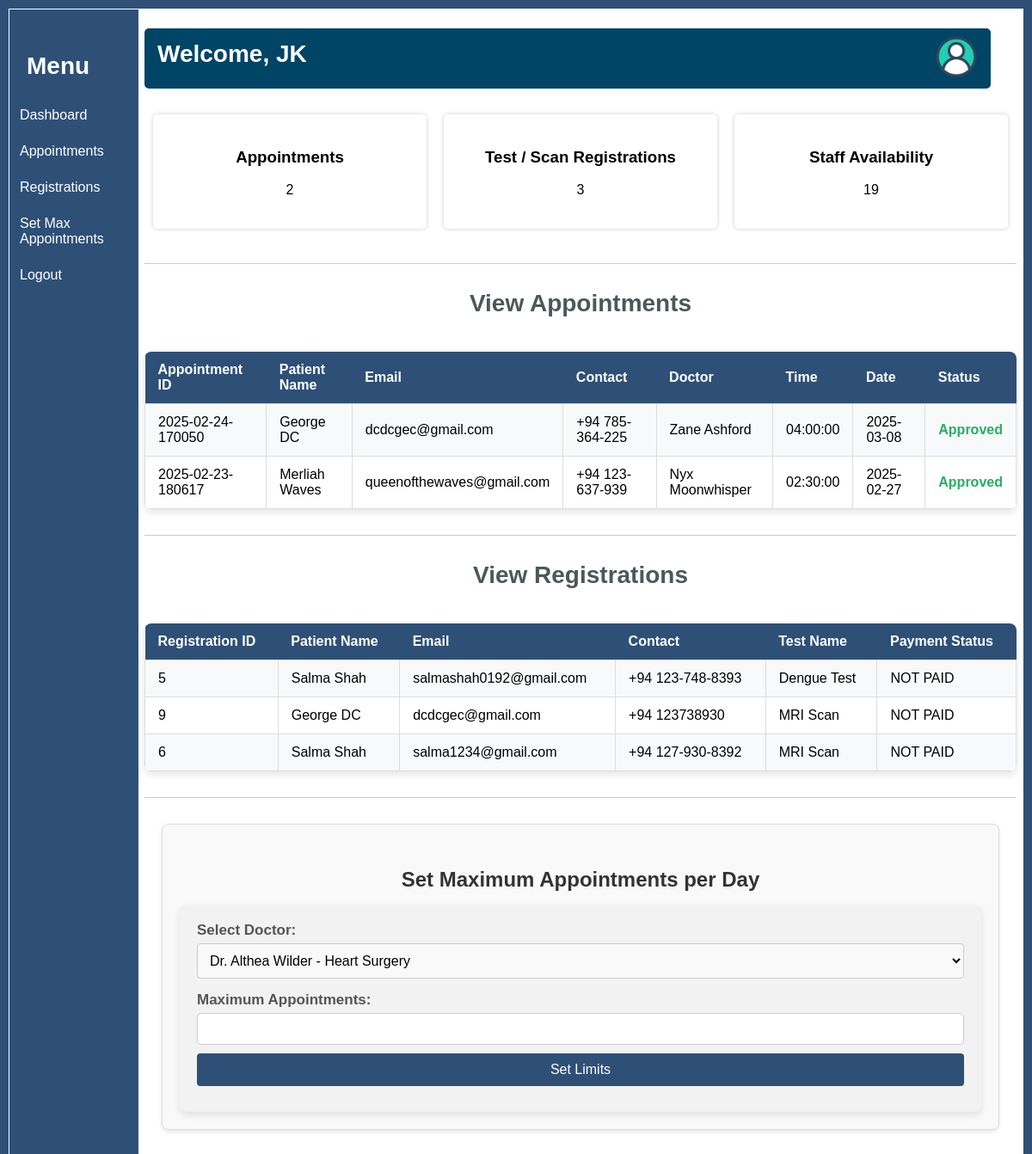
Page /staff_panel.php (signed in) on the committed database.
### tables this page shows
CREATE TABLE IF NOT EXISTS `appointments` (
  `appointment_id` int NOT NULL AUTO_INCREMENT,
  `patient_name` varchar(100) NOT NULL,
  `patient_contact` varchar(20) DEFAULT NULL,
  `doctor_id` int NOT NULL,
  `appointment_time` time NOT NULL,
  `appointment_date` date NOT NULL,
  `appointment_status` enum('Pending','Approved','Cancelled') DEFAULT 'Pending',
  `patient_email` varchar(100) NOT NULL,
  `booking_id` varchar(20) DEFAULT NULL,
  PRIMARY KEY (`appointment_id`),
  UNIQUE KEY `booking_id` (`booking_id`),
  KEY `doctor_id` (`doctor_id`)
);

CREATE TABLE IF NOT EXISTS `medical_staff` (
  `staff_id` int NOT NULL AUTO_INCREMENT,
  `name` varchar(100) NOT NULL,
  `email` varchar(100) NOT NULL,
  `contact_number` varchar(20) NOT NULL,
  `role` enum('Doctor','Nurse','Physician','Pharmacist','Technician','Receptionist','Other') NOT NULL,
  `department` varchar(100) NOT NULL,
  `specialty` varchar(100) DEFAULT NULL,
  `qualifications` text NOT NULL,
  `shift_schedule` text NOT NULL,
  `created_at` timestamp NULL DEFAULT CURRENT_TIMESTAMP,
  PRIMARY KEY (`staff_id`),
  UNIQUE KEY `email` (`email`)
);

CREATE TABLE IF NOT EXISTS `registrations` (
  `registration_id` int NOT NULL AUTO_INCREMENT,
  `patient_name` varchar(255) NOT NULL,
  `patient_contact` varchar(20) NOT NULL,
  `patient_email` varchar(255) NOT NULL,
  `total_cost` decimal(10,2) NOT NULL,
  `test_id` int NOT NULL,
  `registration_date` date NOT NULL,
  `status` enum('Pending','Registered','Cancelled') NOT NULL DEFAULT 'Pending',
  PRIMARY KEY (`registration_id`),
  KEY `test_id` (`test_id`)
);

CREATE TABLE IF NOT EXISTS `tests` (
  `test_id` int NOT NULL AUTO_INCREMENT,
  `name` varchar(100) NOT NULL,
  `description` text,
  `price` decimal(10,2) NOT NULL,
  `duration` time DEFAULT NULL,
  `max_registrations` int NOT NULL,
  PRIMARY KEY (`test_id`)
);

### staff_panel.php (the view, shortened to what this page needs)
<?php
$user = $_SESSION['user'];
$role = $_SESSION['role'];
include('connection.php');
$sqlDoctors = "SELECT staff_id, name, specialty FROM medical_staff WHERE role = 'Doctor' ORDER BY name";
$resultDoctors = mysqli_query($connection, $sqlDoctors);
$appointmentQuery = "SELECT a.booking_id, a.patient_name, a.patient_email, a.patient_contact,
                            m.name AS doctor_name, a.appointment_time, a.appointment_date, a.appointment_status
                     FROM appointments a
                     JOIN medical_staff m ON a.doctor_id = m.staff_id";
$appointments = mysqli_query($connection, $appointmentQuery);
$registrationQuery = "SELECT r.registration_id, r.patient_name, r.patient_email, r.patient_contact,
                             t.name,
                             CASE
                                 WHEN op.registration_id IS NOT NULL THEN 'PAID ONLINE'
                                 ELSE 'NOT PAID'
                             END AS payment_status
                      FROM registrations r
                      LEFT JOIN tests t ON r.test_id = t.test_id
                      LEFT JOIN online_payments op ON r.registration_id = op.registration_id";
$registrations = mysqli_query($connection, $registrationQuery);
$staffSchedule = "SELECT COUNT(*) AS count FROM medical_staff WHERE shift_schedule = '9:00 AM - 5:00 PM'";
$availableStaff = $connection->query($staffSchedule);
$staffCount = $availableStaff->fetch_assoc()['count'];
?>
<!DOCTYPE html>
<html lang="en">
<head>
    <link rel="stylesheet" type="text/css" href="stylesheet.css">
</head>
<body class="panel-body">
    <div class="menu-bar">
        <h2>Menu</h2>
        <ul>
            <li><a href="#dashboard">Dashboard</a></li>
            <li><a href="#dashboard">Appointments</a></li>
            <li><a href="#registrations">Registrations</a></li>
            <?php if ($role === 'Receptionist') { ?>
            <li><a href="#setAppointments">Set Max Appointments</a></li>
            <?php } ?>
            <li><a href="staff_logout.php">Logout</a></li>
        </ul>
    </div>
    <div class="main-content">
        <div id="dashboard">
            <div class="panel-bar">
                <h2>Welcome, <?php echo htmlspecialchars($user); ?></h2>
                <div class="profile">
                    <img src="resources/profile_icon.png" alt="Profile">
                </div>
            </div>
            <div class="cards">
            <div class="card"><h3>Appointments</h3>
            <p><?php echo mysqli_num_rows($appointments); ?></p></div>
            <div class="card"><h3>Test / Scan Registrations</h3>
            <p><?php echo mysqli_num_rows($registrations); ?></p></div>
            <div class="card"><h3>Staff Availability</h3>
            <?php echo $staffCount;?></div>
</div>
        <hr>
     <div id="appointments">
    <h2>View Appointments</h2>
    <table class="appointment-table">
        <tr>
            <th>Appointment ID</th>
            <th>Patient Name</th>
            <th>Email</th>
            <th>Contact</th>
            <th>Doctor</th>
            <th>Time</th>
            <th>Date</th>
            <th>Status</th>
        </tr>
        <?php while ($row = mysqli_fetch_assoc($appointments)) { ?>
        <tr>
        <td><?php echo $row['booking_id']; ?></td>
            <td><?php echo $row['patient_name']; ?></td>
            <td><?php echo $row['patient_email']; ?></td>
            <td><?php echo $row['patient_contact']; ?></td>
            <td><?php echo $row['doctor_name']; ?></td>
            <td><?php echo $row['appointment_time']; ?></td>
            <td><?php echo $row['appointment_date']; ?></td>
            <td class="status-<?php echo strtolower($row['appointment_status']); ?>">
                <?php echo $row['appointment_status']; ?>
            </td>
        </tr>
        <?php } ?>
    </table>
</div>
<hr>
 <div id="registrations">
    <h2>View Registrations</h2>
    <table class="appointment-table">
    <tr>
        <th>Registration ID</th>
        <th>Patient Name</th>
        <th>Email</th>
        <th>Contact</th>
        <th>Test Name</th>
        <th>Payment Status</th>
    </tr>
    <?php while ($row = mysqli_fetch_assoc($registrations)) { ?>
        <tr>
            <td><?php echo $row['registration_id']; ?></td>
            <td><?php echo $row['patient_name']; ?></td>
            <td><?php echo $row['patient_email']; ?></td>
            <td><?php echo $row['patient_contact']; ?></td>
            <td><?php echo $row['name']; ?></td>
            <td><?php echo $row['payment_status']; ?></td>
        </tr>
    <?php } ?>
</table>
    </div>
    <hr>
        <?php if ($role === 'Receptionist') { ?>
        <div id="setAppointments" class="max-appointments-form">
            <h2>Set Maximum Appointments per Day</h2>
            <form action="doctor_appointments_limit.php" method="POST">
                <label for="doctor_id">Select Doctor:</label>
                <select name="doctor_id" required>
                    <optgroup label="Doctors">
                    <?php while ($row = mysqli_fetch_assoc($resultDoctors)) { ?>
                        <option value="<?php echo htmlspecialchars($row['staff_id']); ?>">
                            Dr. <?php echo htmlspecialchars($row['name']) . " - " . htmlspecialchars($row['specialty']); ?>
                        </option>
                    <?php } ?>
                    </optgroup>
                </select>
                <label for="max_appointments">Maximum Appointments:</label>
                <input type="string" name="max_appointments" required>
                <button type="submit" name="setLimits">Set Limits</button>
            </form>
        </div>
        <?php } ?>
    </div>
</body>
</html>

### stylesheet.css (style rules this page uses)
body { margin: 0; border: 10px solid #2E5077; background-color: white !important; padding: 0; }
* { font-family: 'Poppins', sans-serif; }
h2 { color: #4DA1A9; text-align: center; }
.contactdetails-container, form { flex: 1; box-shadow: 0 4px 8px rgba(0, 0, 0, 0.1); border-radius: 8px; background: #f2f2f2; padding: 20px; }
label { display: flex; flex-direction: column; margin-bottom: 8px; color: #2E5077; font-weight: 600; font-size: 17px; }
input, textarea { box-sizing: border-box; margin-bottom: 12px; border: 1px solid #ccc; border-radius: 5px; padding: 10px; width: 100%; }
button { transition: .2s linear; cursor: pointer; margin-bottom: 10px; border: none; border-radius: 10px; background-color: #2E5077; padding: 10px; width: 100%; color: white; font-size: 15px; }
select { transition: all 0.3s ease; border: 1px solid #ccc; border-radius: 4px; background-color: #f9f9f9; padding: 8px; width: 200px; font-size: 16px; }
option { background-color: #fff; padding: 8px; color: #2E5077; }
.doctor-table table th, td { border: 1px solid #ddd; padding: 12px; text-align: left; }
.panel-body { margin: 0; }
.panel-body h2 { margin-top: 30px; margin-bottom: 40px; color: #4C585B; font-size: 28px; }
.menu-bar { position: fixed; border: white 0.8px solid; background-color: #2E5077; padding-top: 20px; width: 150px; height: 100%; color: white; }
.menu-bar h2 { margin-bottom: 20px; margin-left: 20px; color: white; text-align: left; }
.menu-bar ul { padding: 0; list-style-type: none; }
.menu-bar ul li { padding: 12px; }
.menu-bar ul li a { display: block; color: white; font-size: 16px; text-decoration: none; }
.main-content { margin-left: 150px; padding: 8px; }
.panel-bar { display: flex; justify-content: space-between; align-items: center; margin-top: 15px; margin-right: 30px; border-radius: 5px; background-color: #004466; padding: 10px 15px; height: 50px; color: white; font-size: 18px; }
.panel-bar h2 { color: white; }
.profile img { width: 50px; height: 50px; }
.cards { display: flex; justify-content: space-between; margin: 20px 0; }
.card { flex: 1; margin: 10px; box-shadow: 0 0 5px rgba(0, 0, 0, 0.2); border-radius: 5px; background-color: white; padding: 20px; text-align: center; }
form input { margin-bottom: 10px; border: 1px solid #ccc; border-radius: 5px; padding: 10px; width: 100%; }
.appointment-table { margin-top: 20px; box-shadow: 0 4px 8px rgba(0, 0, 0, 0.1); border-radius: 8px; border-collapse: collapse; background: #ffffff; width: 100%; overflow: hidden; font-size: 16px; }
.appointment-table th, .appointment-table td { border-bottom: 1px solid #ddd; padding: 12px 15px; text-align: left; }
.appointment-table th { background-color: #2E5077; color: white; }
.appointment-table tr:nth-child(even) { background-color: #f8f9fa; }
.status-approved { color: #27ae60; font-weight: bold; }
hr { margin: 30px 0; border: none; background-color: #ccc; height: 1px; }
.max-appointments-form { margin: 20px; box-shadow: 0 2px 5px rgba(0, 0, 0, 0.1); border: 1px solid #ddd; border-radius: 8px; background-color: #f9f9f9; padding: 20px; }
.max-appointments-form h2 { margin-bottom: 15px; color: #333; font-size: 24px; }
.max-appointments-form label { display: block; margin-bottom: 5px; color: #555; font-weight: bold; }
.max-appointments-form select, .max-appointments-form input[type="number"] { margin-bottom: 15px; border: 1px solid #ccc; border-radius: 4px; padding: 10px; width: 100%; font-size: 16px; }
.max-appointments-form button { cursor: pointer; border: none; border-radius: 4px; background-color: #2E5077; padding: 10px 15px; color: #fff; font-size: 16px; }

### rows in the picture
appointments: booking "2025-02-24-170050", patient_name "George DC", patient_email "dcdcgec@gmail.com", patient_contact "+94 785-364-225", medical_staff.name "Zane Ashford", appointment_time "04:00:00", appointment_date "2025-03-08", appointment_status "Approved"
appointments: booking "2025-02-23-180617", patient_name "Merliah Waves", patient_email "queenofthewaves@gmail.com", patient_contact "+94 123-637-939", medical_staff.name "Nyx Moonwhisper", appointment_time "02:30:00", appointment_date "2025-02-27", appointment_status "Approved"
registrations: registration_id "5", patient_name "Salma Shah", patient_email "salmashah0192@gmail.com", patient_contact "+94 123-748-8393", test.name "Dengue Test", payment_status "NOT PAID"
registrations: registration_id "9", patient_name "George DC", patient_email "dcdcgec@gmail.com", patient_contact "+94 123738930", test.name "MRI Scan", payment_status "NOT PAID"
registrations: registration_id "6", patient_name "Salma Shah", patient_email "salma1234@gmail.com", patient_contact "+94 127-930-8392", test.name "MRI Scan", payment_status "NOT PAID"

### other values in the picture
$user "JK"
mysqli_num_rows($appointments) "2"
mysqli_num_rows($registrations) "3"
$staffCount "19"
